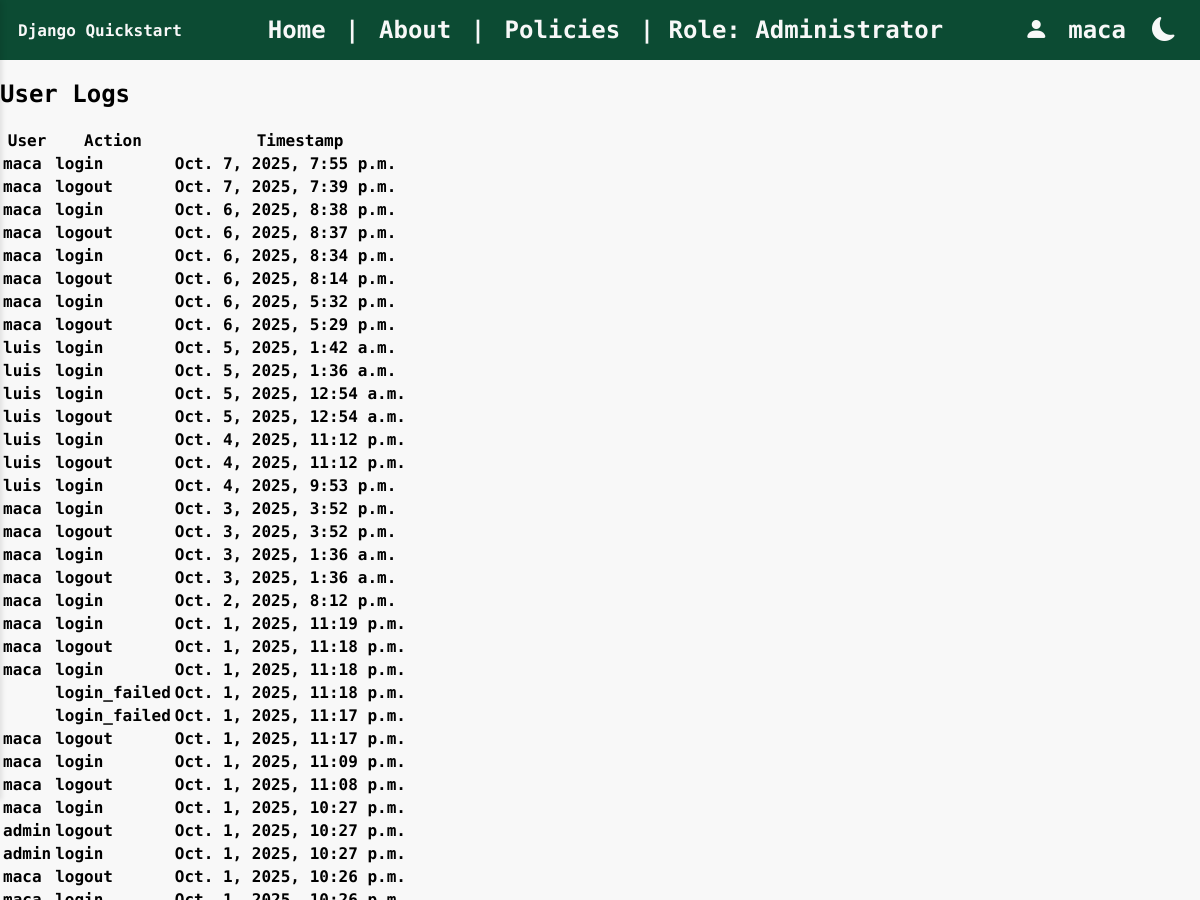
The page /user_logs (signed in, upper part) on the database as committed earlier.
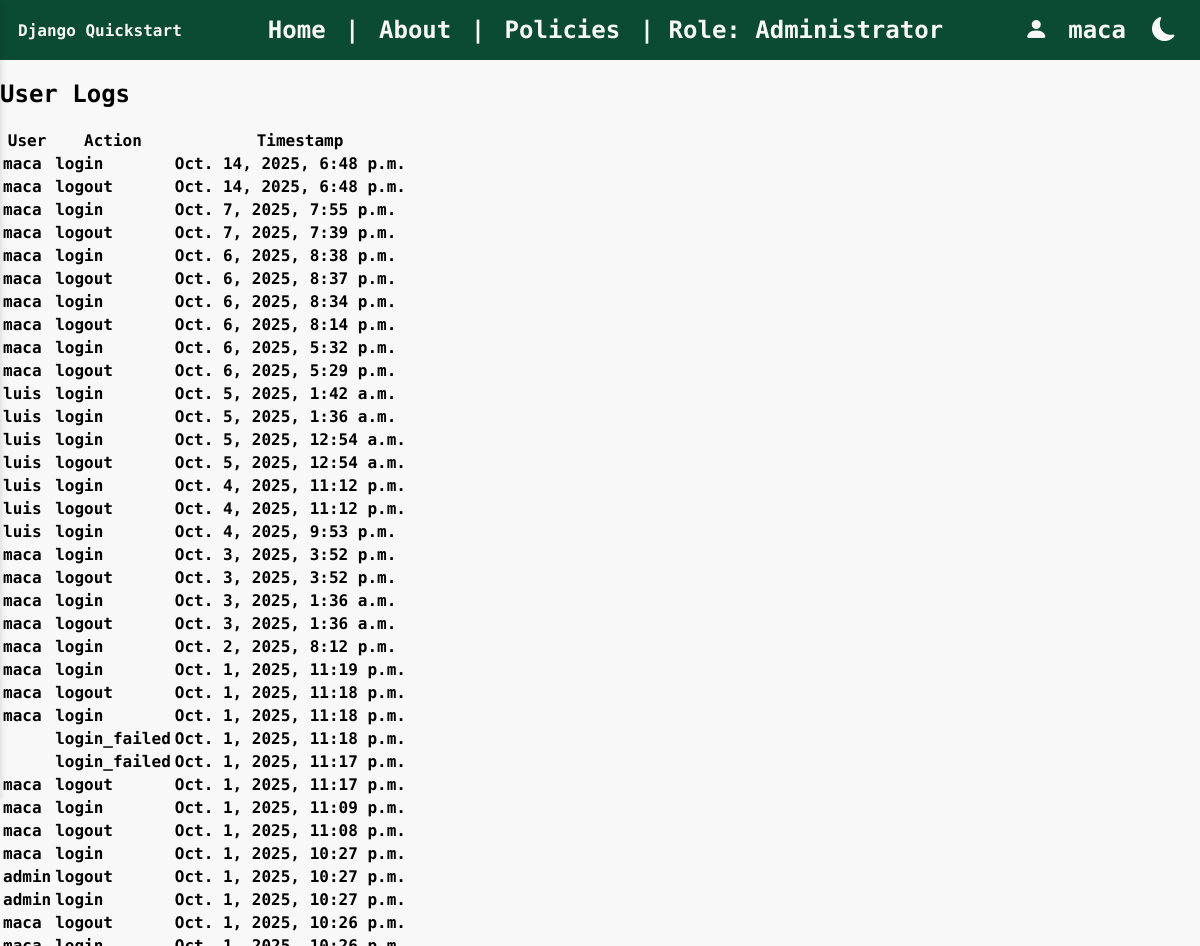
The same page on the database as committed later.
### rest/models.py (models this page shows, shortened)
class UserLog(models.Model):
    EVENT_CHOICES = [
        ('login', 'Login'),
        ('logout', 'Logout'),
        ('login_failed', 'Login Failed'),
        ('password_change', 'Password Change'),
    ]
    user = models.ForeignKey(User, on_delete=models.CASCADE, null=True, blank=True)
    username = models.CharField(max_length=150)
    event_type = models.CharField(max_length=20, choices=EVENT_CHOICES)
    ip_address = models.GenericIPAddressField(null=True, blank=True)
    timestamp = models.DateTimeField(auto_now_add=True)
    details = models.TextField(blank=True)

### rest/views.py (the view)
# urls.py: path('user_logs', views.user_logs, name='user_logs'),
@login_required
def user_logs(request):
    logs = UserLog.objects.filter().order_by('-timestamp')
    return render(request, 'user_logs.html', {
        'logs': logs
    })

### json_app/context_processors.py (called while the page is built)
def dark_mode_context(request):
    return {'dark_mode': request.session.get('dark_mode', False)}

### json_app/templatetags/dark_mode_tags.py (called while the page is built)
@register.inclusion_tag('json_app/_dark_mode_button.html', takes_context=True)
def dark_mode_button(context):
    return {
        'dark_mode': context.get('dark_mode', False)
    }

### rest/templates/user_logs.html (shortened to what this page needs)
{% extends "base.html" %}
{% block body %}
<h2>User Logs</h2>
<table>
    <thead>
        <tr>
            <th>User</th>
            <th>Action</th>
            <th>Timestamp</th>
        </tr>
    </thead>
    <tbody>
        {% for log in logs %}
        <tr>
            <td>{{ log.user.username }}</td>
            <td>{{ log.event_type }}</td>
            <td>{{ log.timestamp }}</td>
        </tr>
        {% empty %}
        <tr>
            <td colspan="3">No logs available.</td>
        </tr>
        {% endfor %}
    </tbody>
</table>
{% endblock %}

Rows that differ between the two databases and show on the page:
added UserLog: user.username "maca", event_type "login", timestamp "Oct. 14, 2025, 6:48 p.m."
added UserLog: user.username "maca", event_type "logout", timestamp "Oct. 14, 2025, 6:48 p.m."
